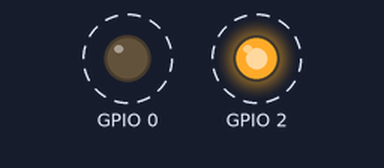
Recording of a sketch running on a simulated ESP32. On the bench: output pins drawn as LEDs (lit = HIGH). Dashed ring = blinking.

Above: at 0.2 s.
Timing chart, 0 to 3.0 s (numbered marks = the images above):
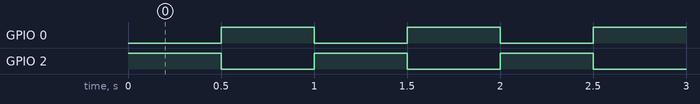

The sketch:

Blink2LEDSFF.ino
```cpp
void setup() {
  // initialize digital pin LED_BUILTIN as an output.
  pinMode(2, OUTPUT);
  pinMode(0, OUTPUT);
}

// the loop function runs over and over again forever
void loop() {
  digitalWrite(2, HIGH);  // change state of the LED by setting the pin to the HIGH voltage level
  delay(500);                      // wait for a second
  digitalWrite(2, LOW);   // change state of the LED by setting the pin to the LOW voltage level
  delay(0);                     // wait for a second
  digitalWrite(0, HIGH);  // change state of the LED by setting the pin to the HIGH voltage level
  delay(500);                      // wait for a second
  digitalWrite(0, LOW);   // change state of the LED by setting the pin to the LOW voltage level
  delay(0);                      // wait for a second
}
```

Measured:
- by itself, GPIO 0, GPIO 2: alternates HIGH for 0.50 s and LOW for 0.50 s
- by itself, everything shown: repeats every 1.0 s, in 3 steps
